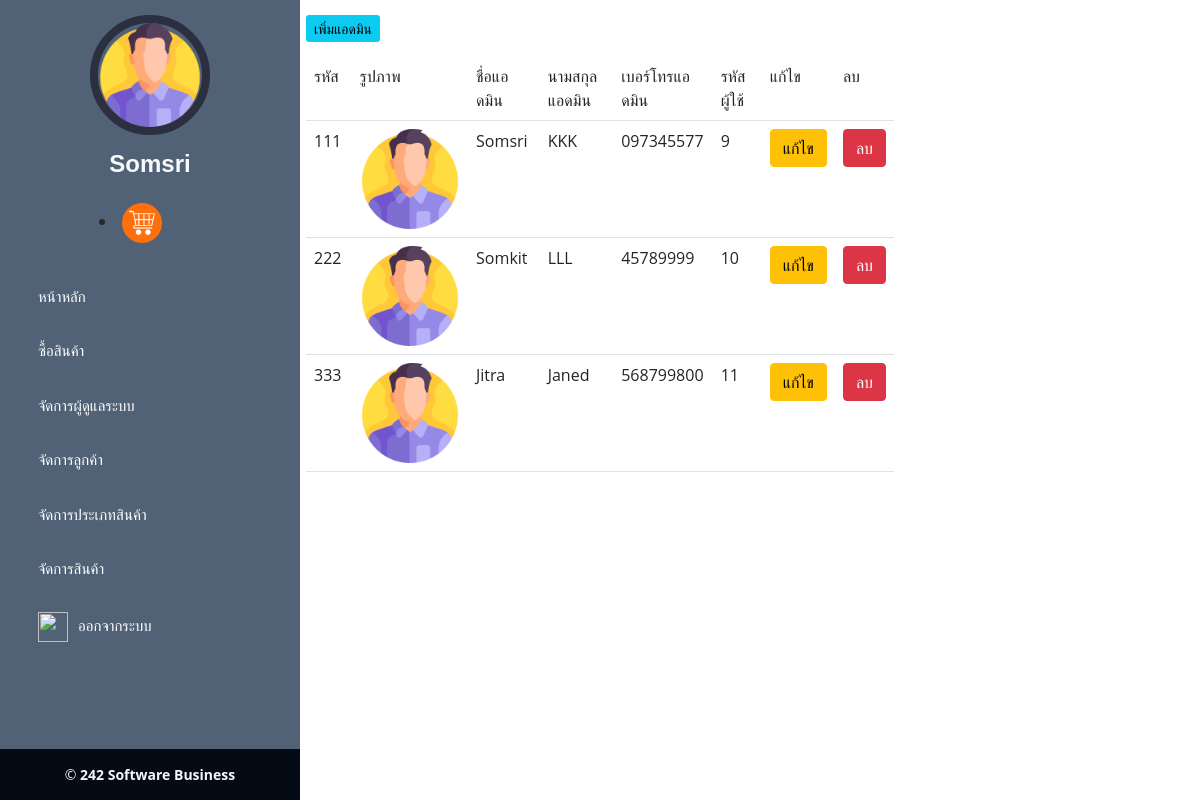
Page /backend/admin.php (signed in) on the committed database.
### tables this page shows
CREATE TABLE `salesperson` (
  `sid` int(5) NOT NULL,
  `s_fname` varchar(15) NOT NULL,
  `s_lname` varchar(30) NOT NULL,
  `s_tel` varchar(10) NOT NULL,
  `a_id` int(3) NOT NULL,
  `img_user` varchar(100) NOT NULL
);

CREATE TABLE `users` (
  `a_id` int(11) NOT NULL,
  `a_user` varchar(20) NOT NULL,
  `a_pass` varchar(20) NOT NULL,
  `a_type` int(3) NOT NULL,
  `datasave` timestamp NOT NULL DEFAULT current_timestamp() ON UPDATE current_timestamp(),
  `a_name` varchar(20) NOT NULL,
  `img_user` varchar(200) NOT NULL
);

### backend/admin_list.php (the view, shortened to what this page needs)
<?php
include('condb.php') ;
$query = "SELECT s.sid ,s.img_user, s.s_fname , s.s_lname  , s.s_tel , u.a_id  FROM salesperson s , users u WHERE u.a_type = 1 AND s.a_id = u.a_id ORDER BY s.sid ASC" ;
$result = mysqli_query($con , $query) ;
echo '<table class="table">' ;
echo "<tr>
      <td width='10%'>รหัส</td>
      <td width=20%>รูปภาพ</td>
      <td width=16%>ชื่อแอดมิน</td>
      <td width=20%>นามสกุลแอดมิน</td>
      <td width=18%>เบอร์โทรแอดมิน</td>
      <td width=18%>รหัสผู้ใช้</td>
      <td width=5%>แก้ไข</td>
      <td width=5%>ลบ</td>
    </tr>";
    while ($row = mysqli_fetch_array($result)) {
        echo "<tr>";
        echo "<td>" . $row["sid"] . "</td> ";
        echo "<td align=center>"."<img src='p_img/".$row["img_user"]."' width='100'>"."</td>";
        echo "<td>" . $row["s_fname"] . "</td> ";
        echo "<td>" . $row["s_lname"] . "</td> ";
        echo "<td>" . $row["s_tel"] . "</td> ";
        echo "<td>" . $row["a_id"] . "</td> ";
        echo "<td><a href='admin_form_edit.php?act=edit&ID=$row[0]' class='btn btn-warning btn-xs'>แก้ไข</a></td> ";
        echo "<td><a href='admin_del_db.php?ID=$row[0]' onclick=\"return confirm('คุณต้องการลบแอดมินคนนี้ใช่ไหม? !!!')\" class='btn btn-danger btn-xs'>ลบ</a></td> ";
        echo "</tr>";
    }
    echo "</table>";
?>

### backend/admin.php (shortened to what this page needs)
<!DOCTYPE html>
<html>
<head>
<?php include('h.php');
?>
</head>
  <body>
    <div class="container">
  <?php include('navbar.php');?>
  <div class="container">
  <?php include('navbar.php');?>
    <div class="row">
      <div class="col-md-3">
      </div>
      <div class="col-md-6">
        <a href="admin.php?act=add" class="btn-info btn-sm">เพิ่มแอดมิน</a>
            <?php
                $act = $_GET['act'];
                if($act == 'add'){
                include('admin_form_add.php');
                }elseif ($act == 'edit') {
                    include('admin_form_edit.php');
                }
                else {
                include('admin_list.php');
                }
            ?>
      </div>
    </div>
  </body>
</html>

### backend/h.php (shortened to what this page needs)
<link href="https://cdn.jsdelivr.net/npm/bootstrap@5.1.3/dist/css/bootstrap.min.css" rel="stylesheet">

### backend/navbar.php (shortened to what this page needs)
<link href="css/style.css" rel="stylesheet">
<body>
  <header id="header">
    <div class="d-flex flex-column">
      <div class="profile">
        <img src="p_img/usertest.jpg" alt="" class="img-fluid rounded-circle">
        <h1 class="text-light"> <?php echo $_SESSION["a_name"];?></h1>
        </div><br>
        </div>
        <li class="text-center"><a href="cart.php" ><img src="p_img/cart.jpg" width="40" higth="30" style="margin-right:40px;" ; ></a></li>
      <nav id="navbar" class="nav-menu navbar">
        <ul>
          <li><a href="index.php" class="nav-link scrollto active"><i class="bx bx-home"></i> <span>หน้าหลัก</span></a></li>
          <li><a href="show_product.php" class="nav-link scrollto active"><i class="bx bx-user"></i> <span>ซื้อสินค้า</span></a></li>
          <li><a href="admin.php" class="nav-link scrollto active" ><i class="bx bx-user"></i> <span>จัดการผู้ดูแลระบบ</span></a></li>
          <li><a href="member.php" class="nav-link scrollto active"><i class="bx bx-file-blank"></i> <span>จัดการลูกค้า</span></a></li>
          <li><a href="type.php" class="nav-link scrollto active"><i class="bx bx-book-content"></i> <span>จัดการประเภทสินค้า</span></a></li>
          <li><a href="product.php" class="nav-link scrollto active"><i class="bx bx-book-content"></i> <span>จัดการสินค้า</span></a></li>
          <li><a href="../logout.php" class="nav-link scrollto active"><i class="bx bx-book-content" onclick= "return confirm('คุณต้องการออกจากระบบหรือไม่???')"></i><span><img class="user " src="https://cdn-icons-png.flaticon.com/512/4400/4400828.png" height="30px" width="30px"  style="margin-right:10px;" >ออกจากระบบ</span></a></li>
        </ul>
      </nav>
    </div>
  <footer id="footer">
    <div class="container">
      <div class="copyright">
        &copy; <strong>242 Software <span>Business</span></strong>
      </div>
</footer>

### backend/css/style.css (style rules this page uses)
body { font-family: "Open Sans", sans-serif; color: #272829; }
a { color: #149ddd; text-decoration: none; }
h1, h2, h3, h4, h5, h6 { font-family: "Raleway", sans-serif; }
#header { position: fixed; top: 0; left: 0; bottom: 0; width: 300px; transition: all ease-in-out 0.5s; z-index: 9997; transition: all 0.5s; padding: 0 15px; background: #516277; overflow-y: auto; }
#header .profile img { margin: 15px auto; display: block; width: 120px; border: 8px solid #2c2f3f; }
#header .profile h1 { font-size: 24px; margin: 0; padding: 0; font-weight: 600; -moz-text-align-last: center; text-align-last: center; font-family: "Poppins", sans-serif; }
.nav-menu { padding: 30px 0 0 0; }
.nav-menu * { margin: 0; padding: 0; list-style: none; }
.nav-menu>ul>li { position: relative; white-space: nowrap; }
.nav-menu a, .nav-menu a:focus { display: flex; align-items: center; color: #a8a9b4; padding: 12px 15px; margin-bottom: 8px; transition: 0.3s; font-size: 15px; }
.nav-menu a:hover, .nav-menu .active, .nav-menu .active:focus, .nav-menu li:hover>a { text-decoration: none; color: #fff; }
#footer { padding: 15px; color: #f4f6fd; font-size: 14px; position: fixed; left: 0; bottom: 0; width: 300px; z-index: 9999; background: #040b14; }
#footer .copyright { text-align: center; }

### rows in the picture
salesperson: sid "111", img_user (picture), s_fname "Somsri", s_lname "KKK", s_tel "097345577", a.a_id "9"
salesperson: sid "222", img_user (picture), s_fname "Somkit", s_lname "LLL", s_tel "45789999", a.a_id "10"
salesperson: sid "333", img_user (picture), s_fname "Jitra", s_lname "Janed", s_tel "568799800", a.a_id "11"

### other values in the picture
$_SESSION["a_name"] "Somsri"
